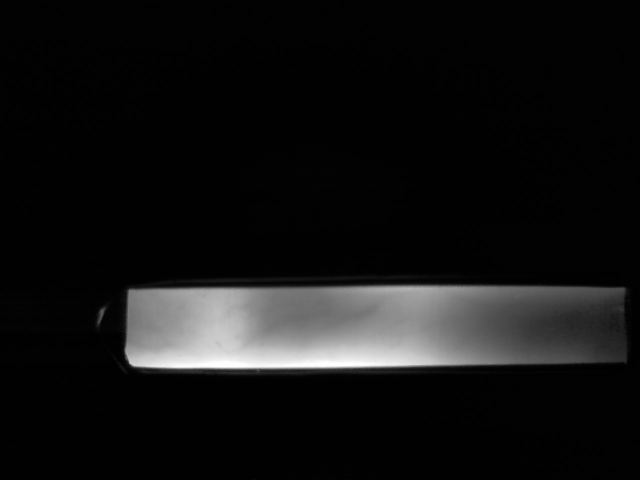
%> input picture TFG-G2233/Software/images/BaseDeDatos/009H/D_01.jpg, 1280 x 960 px (shown at 1/2 size)
$ octave Prueba2.m   (GNU Octave 9; MATLAB toolbox functions it lacks are replaced by stand-ins)
%> lines starting %> are read from the running program, lines starting %| are printed output that depends on the picture; in (x1, y1, x2, y2) boxes, pixels count from 0 and x2, y2 are one past the last pixel; in counts of white or black regions, pixels touching at a corner belong together; the program's own positions count from 1
### TFG-G2233/Software/recortar.m
function corteF3 = recortar(imagen)
%> called with imagen = 'images\BaseDeDatos\000H\D_01.jpg'
%RECORTAR Dada una imágen sin tratar de la captura eliminará todo el fondo
%   negro y seleccionará la zona de interés.

d = imread(imagen);
%> d is the input picture: size 960x1280x3 uint8; min 0, max 255, mean 18.8
de = rgb2gray(d);
%figure, imshow(de), title('Diferencia');
%figure, imhist(de);
h = 0; %Altura deseada para el corte
w = 0;
level = 0.35 %Nivel de luminosidad
while w < 470
    b = im2bw(de, level);

    de2 = de;
    de2(~b) = 0;
    %figure, subplot(1,2,1),imshow(de2),title('Imágen con máscara');
    %subplot(1,2,2), imshow(b), title('máscara');
    [B,L] = bwlabel(de2);
    bls = regionprops(B);

    %------------------------------------------------------------------%
    %  Evitamos que en bls se almacenen pequeños cuadrados que podrían %
    %   entorpecer los cálculos posteriores.                           %
    %------------------------------------------------------------------%
    if ismatrix(bls)
        ind = find([bls.Area] >= max([bls.Area]));
        bls = bls(ind);
    end

    bb = bls.BoundingBox;
    corte = imcrop(de,bb);
    [h,w] = size(corte);

%    figure, imshow(corte), title('recortada');
%    figure, imhist(corte);

    level = level - 0.05;
end %while
%> this loop made 1 pass
%> (L, ind, bb) on pass 1: (4, 2, [250.5 571.5 858 168])
%> pass 1, in recortar, `b = im2bw(de, level);`:
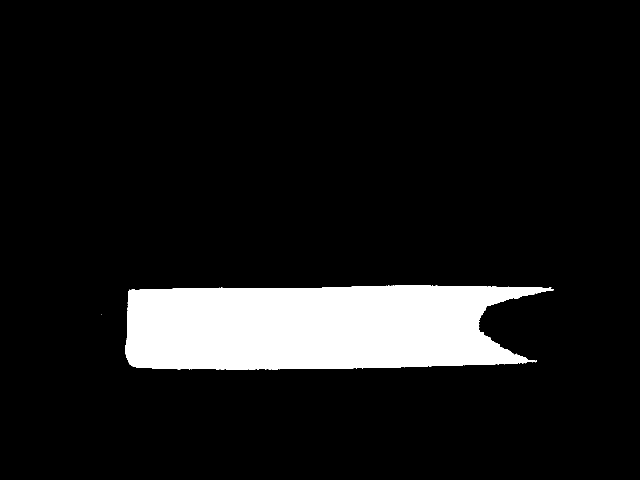
%> b: size 960x1280 logical (shown at 1/2 size); 9.8% white; 4 white regions (3 under 20 px), largest, box (x1, y1, x2, y2) and area: (250, 571, 1108, 739) 120457
%> pass 1, in recortar, `[B,L] = bwlabel(de2);`:
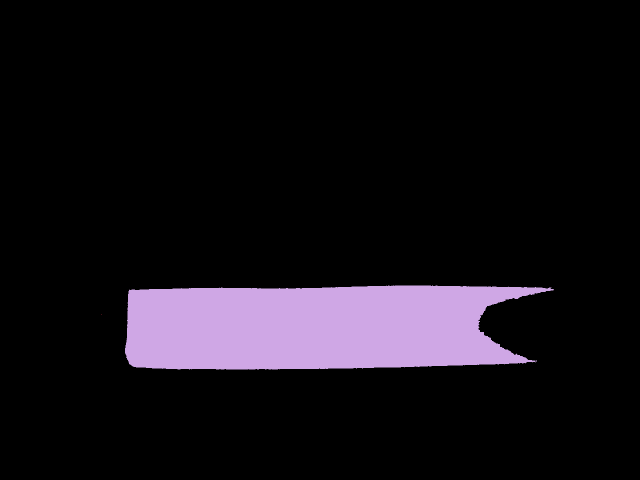
%> B: size 960x1280 double (shown at 1/2 size); 5 distinct labels, from 0 to 4; one colour per label, 0 black
%> after the loop:
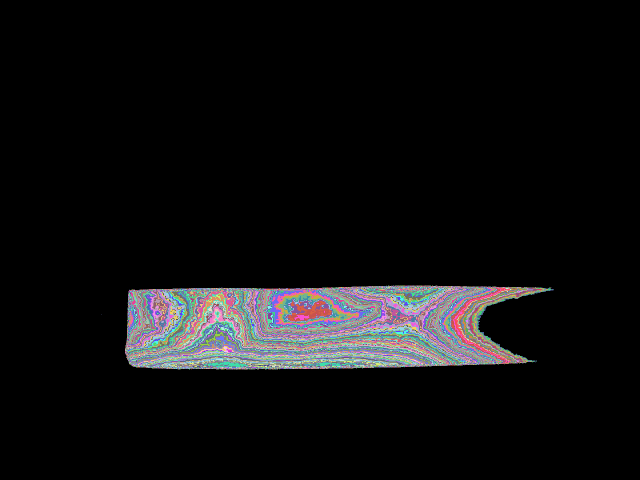
%> de2: size 960x1280 uint8 (shown at 1/2 size); 167 distinct labels, from 0 to 255; one colour per label, 0 black
%> after the loop, level = 0.3
level
%> level = 0.3


%b1 = edge(corte, 'canny');
%b1 = edge(corte, 'sobel', 'horizontal');
%b1 = edge(corte, 'canny', [0.15,0.3]);
%figure, imshow(b1);


Y(1:62)=0;
Y(57:255)=255;
rfin=Y(corte+1);
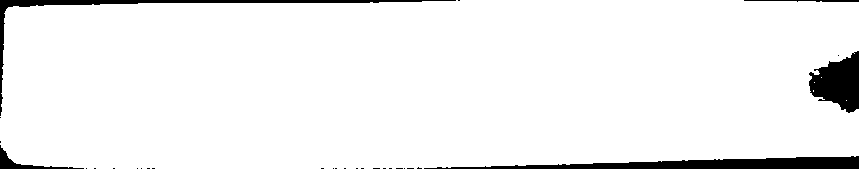
%> rfin: size 169x859 double; 94.8% white; 29 black regions (24 under 20 px), largest, box (x1, y1, x2, y2) and area: (424, 156, 859, 169) 3021, (809, 51, 859, 113) 2011, (0, 0, 456, 116) 1897, (0, 145, 84, 169) 393, (744, 0, 859, 2) 157
bfin=uint8(rfin);
%figure,imshow(bfin);

[A,B]=find(bfin);
%> A = 137626 values from 1 to 169; B = 137626 values from 1 to 859
ymin=min(A);
%> ymin = 1
ymax=max(A);
%> ymax = 169
xmin=min(B);
%> xmin = 1
xmax=max(B);
%> xmax = 859
width = xmax - xmin;
%> width = 858
height = ymax - ymin;
%> height = 168
%-------------------------------------------------------------------------%
%Como las capturas se hacen sobre una zona invariante se puede recortar   %
% con valores constantes, de este modo se mueve xmin 20 a la derecha y    %
% se mueve ymin 6 hacia abajo.                                            %
% Al ancho de la imágen se le resta 20 de los movidos en xmin y 100 de la %
% tercera falange,y al alto se le resta 6 por arriba y 8 por abajo apra   %
% quitar los bordes.                                                      %
%-------------------------------------------------------------------------%
corteF = imcrop(corte,[xmin+120,ymin+8,width-120,height-18]);

%-----------------------------------------------------------------------%
%figure, set(gcf,'units','normalized','outerposition',[0 0 1 1])%%Ventana maximizada
%subplot(1,1,1), imshow(corteF), title('Imágen recortada con valores constantes.');
%pause;
%-----------------------------------------------------------------------%
%figure, imhist(corteF);

%---------------------------------------------------------------%
%  Buscamos la Zona de interés a partir de la imágen precortada %
% determinando donde están las 2 zonas interfalange y cortando a%
% partir de ahí.                                                %
%---------------------------------------------------------------%
notROI = true;
rango = 35;
while notROI
    [height,width] = size(corteF);
    midH = round(height/2);
    if midH > 50
      midH = corteF(midH-50:midH+50,:);
    else
      midH = corteF(midH-10:midH+10,:);
    end
    mediaH = mean(midH);
    maxH = max(mediaH);
    mediaH2 = mediaH > (maxH - rango); %vector con 1 donde cumple la condicion y 0 donde no.


    primer1 = find(mediaH2, 1);
    if primer1 > 30
        primer1 = primer1 - 30;
    end
    ultimo1 = find(mediaH2, 1, 'last') + 10;

    corteF2 = imcrop(corteF,[primer1, 0, ultimo1-primer1, height]);
    [h,w] = size(corteF2);

    %--------------------------------------------------------------------%
    % Si el ancho de la imágen resultante del corte es menor de 400 esto %
    % significa que no se han podido detectar correctamente las zonas    %
    % interfalanges de la imágen y es necesario calcularla de nuevo con  %
    % un rango superior.                                                 %
    %--------------------------------------------------------------------%
    if w > 400
        notROI = false;
    else
        rango = rango + 10;
    end
    %figure, imshow(corteF2);
    %figure, imshow(mediaH2);
    %--Gráfica de colores--%
    %figure, plot([1:width],mediaH);
    %pause;
    %----------------------%
end
%> this loop made 2 passes
%> (maxH, primer1, ultimo1) on passes 1 to 2: (195.8, 1, 140), (195.8, 1, 480)
%> pass 1, in recortar, `midH = corteF(midH-50:midH+50,:);`:
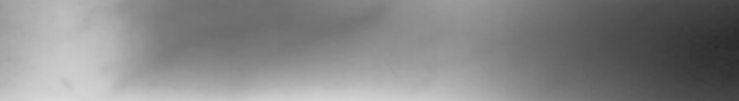
%> midH: size 101x739 uint8; min 43, max 216, mean 133.4
%> pass 1, in recortar, `corteF2 = imcrop(corteF,[primer1, 0, ultimo1-primer1, height]);`:
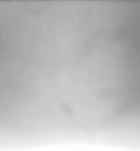
%> corteF2: size 151x140 uint8; min 126, max 255, mean 187.1
%> after the loop, notROI = false; rango = 45


%---------------------------------------------------------------%
%  De la zona de interés se quitan los bordes blancos o negros  %
%---------------------------------------------------------------%
corteF3 = [];
for i=1:floor(height/6)
    medHigh = median(corteF2(i,:)) < 230;
    medLow = median(corteF2(i,:))  >  50;
    if medHigh && medLow
        corteF3 = [corteF3; corteF2(i,:)];
    end
end

corteF3 = [corteF3; corteF2((floor(height/6) + 1):(floor(height * 5/6) -1),:)];

for i=floor(height * 5/6) : height
    medHigh = median(corteF2(i,:)) < 230;
    medLow  = median(corteF2(i,:)) >  50;
    if medHigh & medLow
        corteF3 = [corteF3; corteF2(i,:)];
    end

end
%> this loop made 27 passes
%> medHigh on passes 1 to 12: true, true, true, true, true, true, true, true, true, true, true, true

%figure,imshow(corteF3), title('Sólo ROI');

end

### TFG-G2233/Software/Prueba2.m
close all
clear all

genero = {'H','M'};

for n= 000:005 %%BUCLE INICIAL
 for g = 1:2
    clearvars -except n genero g; %%Vac韆 todas las variables excepto las del bucle
    close all;

    root = 'images\BaseDeDatos\';
    imagen = 'D_01';
    numero = strcat(num2str(n,'00%i'), genero{g});
    ruta_completa = strcat(root, numero, '\');
    ruta_completa = strcat(ruta_completa, imagen, '.jpg');
    if exist(ruta_completa,'file')
        corte = recortar(ruta_completa);


        prueba = imadjust(corte,stretchlim(corte),[]);

        figure,subplot(1,2,1), imshow(prueba),  title('Im醙en con stretch pasado');
        subplot(1,2,2),imhist(prueba);

        %prueba = histeq(prueba);
        %figure,subplot(2,2,1), imshow(prueba),  title('Im醙en con stretch y equalizaci髇 de histograma');
        %subplot(2,2,2),imhist(prueba);

         prueba2 = imadjust(prueba,[0.05;0.75],[0;0.95],1);

        subplot(1,2,2),imshow(prueba2), title('imagen con imadjust [0.05,0.75] [0;0.95]');
        %subplot(1,2,1), imhist(prueba2);

        prueba2 = imadjust(prueba2,stretchlim(prueba2),[]);
        %figure,subplot(1,2,1),imshow(prueba2), title('imagen con ensanchamiento');
        %subplot(1,2,2), imhist(prueba2);

        prueba2 = adapthisteq(prueba2);
        %figure,subplot(1,2,1),imshow(prueba2), title('imagen con adaptHistEq');
        %subplot(1,2,2), imhist(prueba2);

        % Ensanchamiento de histogramas %
        bucle1 = imadjust(prueba2, stretchlim(prueba2),[]);
        bucle1 = imadjust(bucle1,[0.05;0.9],[0;0.95],1);
        bucleHist = imadjust(bucle1, stretchlim(bucle1),[]);


        % [10 lines of commented-out code are left out]
        [b1,T] = edge(bucle1, 'canny', [0.08,0.11]);
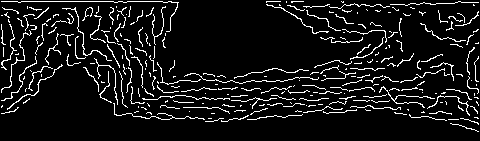
%> b1: size 141x480 logical; 8.7% white in thin lines or dots
%> T = [0.08 0.11]
        % [22 lines of commented-out code are left out]
        pause;
    end %%EXISTE ruta_completa


 end %%G閚ero
end %% BUCLE INICIAL
